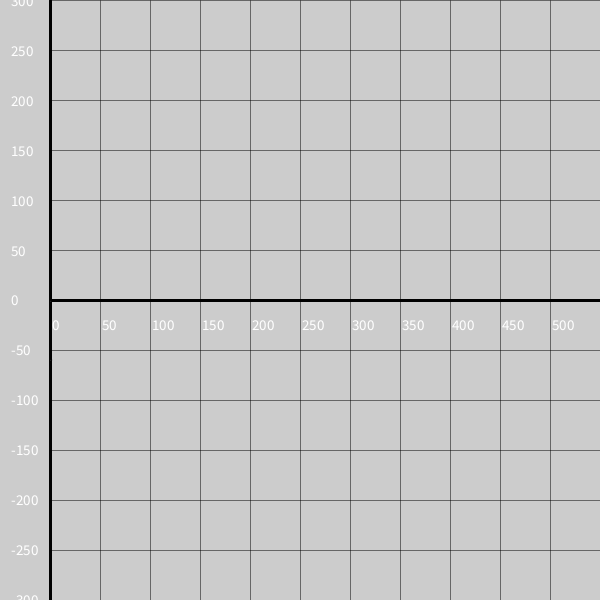
Frame 1 (no input)
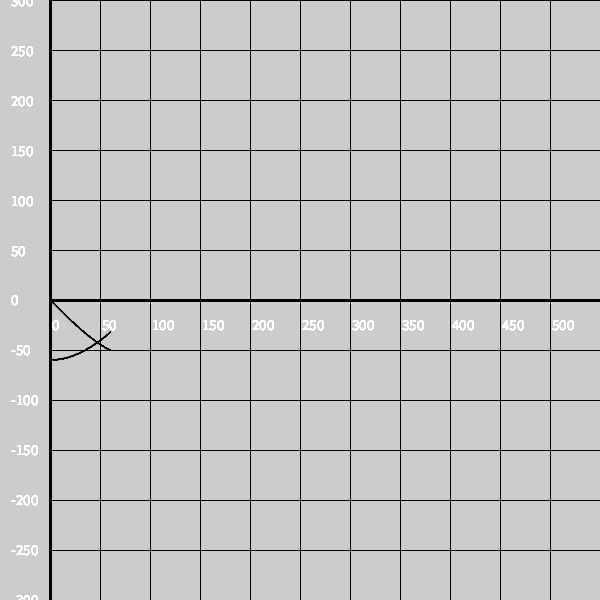
Frame 60 (the mouse pressed at the canvas centre just before this capture)
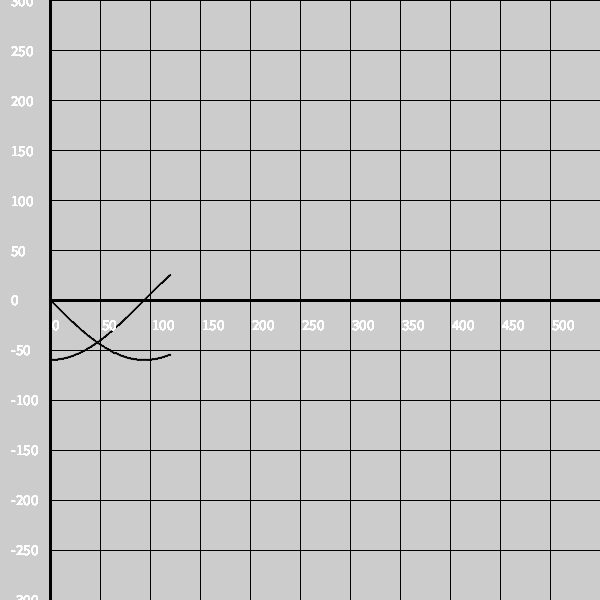
Frame 120 (the mouse held since frame 60 and released just before this capture)

The Processing sketch that drew these frames (run headless with seeded random() and noise(); from frame 60 on, the mouse is pressed at the canvas centre):

// Processing sketch: Grafiek
// ── Grafiek.pde
int xOffset = 50;
int yOffset = 0;
int lines = 50;
float x = 0;
float y;
float scale = 60;
void setup() {
  size(600, 600);
  //translate(50, 50);
  frameRate(600);
}

void draw() {
  //background(204);
  translate(xOffset, height/2 + yOffset);
  Grafiek1();
  Checker();
}


void Grafiek1() {
  //x-as
  for(int i = 0; i <= (int)((width-xOffset)/lines); i++) {
    strokeWeight(0.5);
    textSize(15);
    
    //text(i, 50, 50);
    text(i*lines, i*lines + 2, 30);
    line(i*lines, -height/2 + yOffset, i*lines, height/2 + yOffset);
  }
  for(int i = 0; i <= height/lines; i++) {
    strokeWeight(0.5);
    textSize(15);
    text(-(i*lines-height/2), xOffset-90, i*lines-height/2 + 5);
    line(0, i*lines-height/2, width, i*lines-height/2);
  }
  strokeWeight(3);
  line(0,-width/2, 0,width/2);
  line(0,0, width,0);
}

void Checker() {
  x+=1;
  if(x >= width) {
    x = -1*xOffset;
  }
  strokeWeight(1);
  //line(x, -height/2, x, height/2);
  //FPS counter
  //text((int)frameRate, width-80, -(height/2)+15);
  
  //Calculations
  x /= scale;
  y = sin(x);
  float y2 = cos(x);
  x *= scale;
  dot1(x, y*scale);
  dot1(x, y2*scale);
}

void dot1(float x1, float y1) {
  ellipse(x1, y1, 1, 1);
}
